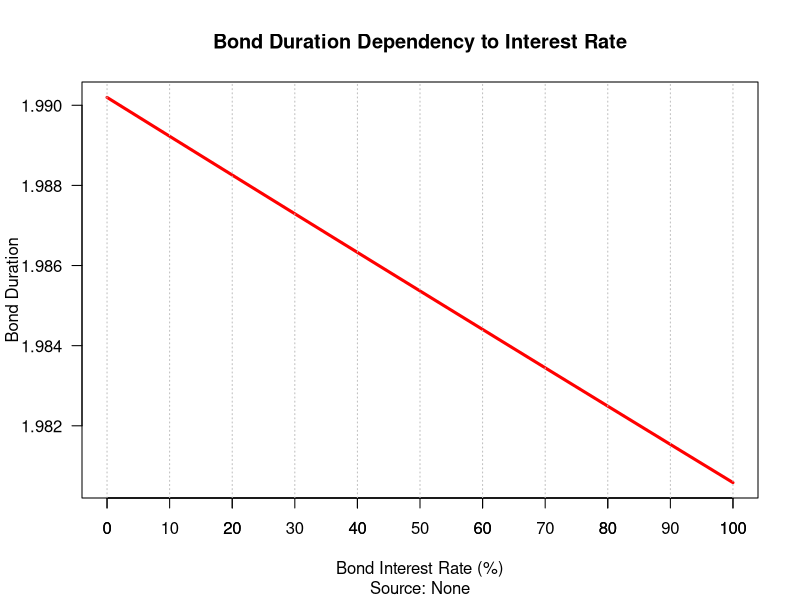

Here is the R script that generated this plot:
# Plot showing relationship between Duration & Interest Rate
duration.plt.rate <- function(P, C, f = 1, y = 5, D = NULL){
  
  P. <- NULL
  
  for (r in seq(0, 1, .01)){ P. <- P * (1 + C/f)/(1 + r/f)^(y*f)
  
    PV <- NULL # Variable to store PV
    payments <- NULL # Variable to store payments
  
    for (n in 1:(y * f - 1)){ PV <- cbind(PV, C * P / f / (1 + r / f) ^ n * f) 
    
      payments <- cbind(payments, n * PV[n]) } # Coupon PV
  
    # Duration
    D <- rbind(D,(sum(payments[seq(y*f-1)])+P.*y*f)/(P.+sum(PV[seq(y*f-1)])))}
  
  plot(x = seq(0, 1, .01) * 100,
       y = D,
       type = "l",
       xlab = "Bond Interest Rate (%)",
       ylab = "Bond Duration",
       main = "Bond Duration Dependency to Interest Rate",
       sub = "Source: None",
       col = "red",
       lwd = 3,
       las = 1)
  
  axis(side = 1, at=seq(0, 100, 10)) # Axes
  
  abline(v = seq(0, 100, 10), lty = 3, col = "grey")
}
duration.plt.rate(1000, 0.01, 1, 2) # Test
